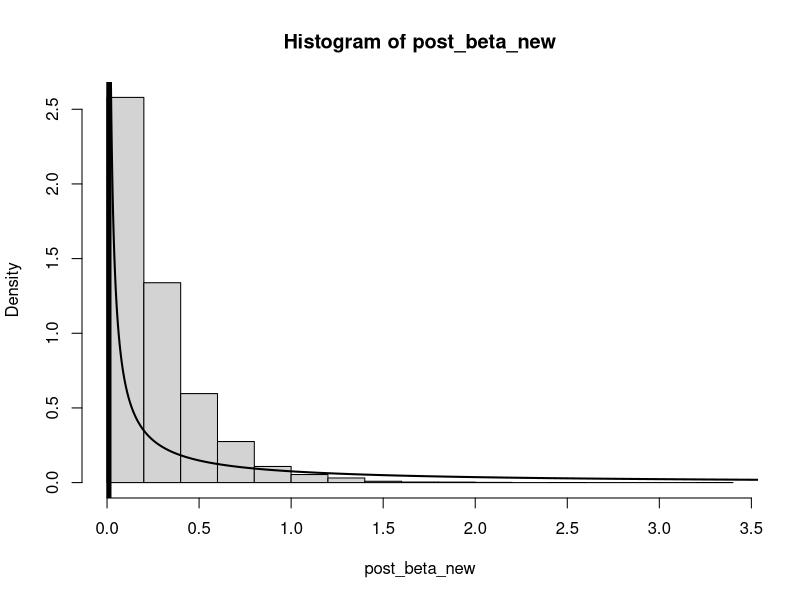
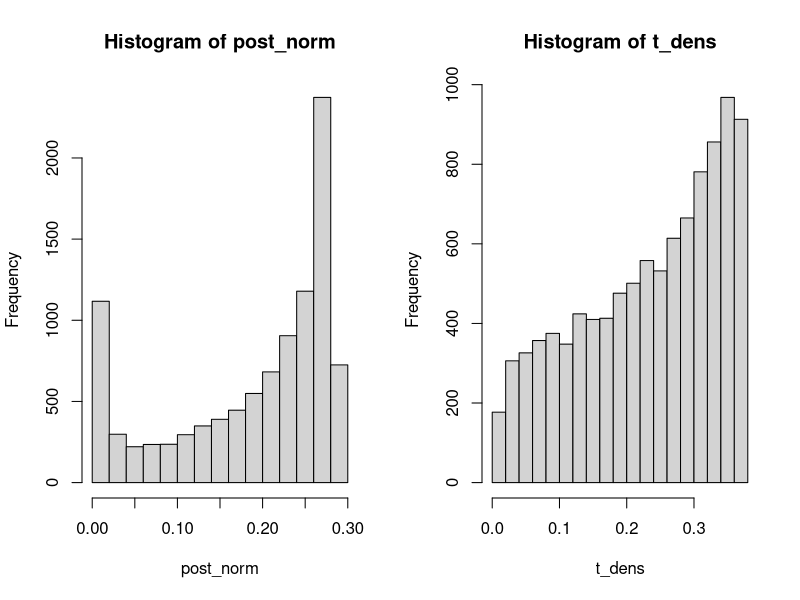

Source code (R) for these figures, in order:
## ---- chunk 1

########## Workspace Prep ##########



## Load in the necessaey packages

library(coda)

## ---- chunk 2

##### Part ii #####



### Unchanged code from Lecture



year = (1851:1962)
y = c(4, 5, 4, 1, 0, 4, 3, 4, 0, 6, 3, 3, 4, 0, 2, 6, 3, 3, 5, 4, 5, 3,
      1, 4, 4, 1, 5, 5, 3, 4, 2, 5, 2, 2, 3, 4, 2, 1, 3, 2, 2, 1, 1,
      1, 1, 3, 0, 0, 1, 0, 1, 1, 0, 0, 3, 1, 0, 3, 2, 2, 0, 1, 1, 1,
      0, 1, 0, 1, 0, 0, 0, 2, 1, 0, 0, 0, 1, 1, 0, 2, 3, 3, 1, 1, 2,
      1, 1, 1, 1, 2, 4, 2, 0, 0, 0, 1, 4, 0, 0, 0, 1, 0, 0, 0, 0, 0,
      1, 0, 0, 1, 0, 1)

n = length(y)

# Hyperparameters:
alpha = 0.5; beta = 0.01

# Pick some initial values:
k = ceiling(n/2) # midpoint is CP
lambda_1 = mean(y[1:k])
lambda_2 = mean(y[(k+1):n])

# Sample from the posterior distribution:
S = 10^4

# Storage:
post_lambda_1 = array(0, c(S, 1))
post_lambda_2 = array(0, c(S, 1))
post_k = array(0, c(S, 1));

for(s in 1:S){
    # Sample lambda_1:
    lambda_1 = rgamma(n = 1,
                      shape = alpha + sum(y[1:k]),
                      rate = beta + k)
    # Sample lambda_2:
    # NOTE: assuming k < n throughout!
    lambda_2 = rgamma(n = 1,
                      shape = alpha + sum(y[(k+1):n]),
                      rate = beta + (n-k))
    # Sample k:
    log_g = cumsum(y)*log(lambda_1/lambda_2) + (1:n)*(lambda_2 - lambda_1)
    #pm<-exp(log_g)/sum(exp(log_g)); k<-min((1:n)[runif(1)<cumsum(pm)])
    k = sample(1:n, 1, prob = exp(log_g))
    
    # Store:
    post_lambda_1[s] = lambda_1
    post_lambda_2[s] = lambda_2
    post_k[s] = k
}



### Edited code from lecture, factors in beta prior



# Hyperparameters:
alpha = 0.5; beta = 0.01

## Set the beta params

b_alpha <- 0.1
b_beta <- 0.1

# Pick some initial values:
k = ceiling(n/2) # midpoint is CP
lambda_1 = mean(y[1:k])
lambda_2 = mean(y[(k+1):n])

# Sample from the posterior distribution:
S = 10^4

# Storage:
post_lambda_1_new = array(0, c(S, 1))
post_lambda_2_new = array(0, c(S, 1))
post_k_new = array(0, c(S, 1))
post_beta_new = array(0, c(S, 1))

for(s in 1:S){
    
    # Sample lambda_1:
    lambda_1 = rgamma(n = 1,
                      shape = alpha + sum(y[1:k]),
                      rate = beta + k)
    # Sample lambda_2:
    # NOTE: assuming k < n throughout!
    lambda_2 = rgamma(n = 1,
                      shape = alpha + sum(y[(k+1):n]),
                      rate = beta + (n-k))
    # Sample k:
    log_g = cumsum(y)*log(lambda_1/lambda_2) + (1:n)*(lambda_2 - lambda_1)
    #pm<-exp(log_g)/sum(exp(log_g)); k<-min((1:n)[runif(1)<cumsum(pm)])
    k = sample(1:n, 1, prob = exp(log_g))
    
    # Sample beta:
    
    beta <- rgamma(n = 1,
                   shape = (2 * alpha) + b_alpha,
                   rate = lambda_1 + lambda_2 + b_beta)
    
    # Store:
    post_lambda_1_new[s] = lambda_1
    post_lambda_2_new[s] = lambda_2
    post_k_new[s] = k
    post_beta_new[s] = beta
}

## ---- chunk 3

##### Part iii #####



## Compute the HPD intervals for beta = 0.01

ci_lambda_1 <- as.vector(HPDinterval(as.mcmc(post_lambda_1), prob = 0.95)[1, 1:2])
ci_lambda_2 <- as.vector(HPDinterval(as.mcmc(post_lambda_2), prob = 0.95)[1, 1:2])
ci_k = as.vector(HPDinterval(as.mcmc(post_k + 1850), prob = 0.95)[1, 1:2])

cat("HPD Interval Lambda_1 with Beta = 0.01: ", "(", ci_lambda_1[1], ",", ci_lambda_1[2], ")")
cat("HPD Interval Lambda_2 with Beta = 0.01: ", "(", ci_lambda_2[1], ",", ci_lambda_2[2], ")")
cat("HPD Interval k + 1850 with Beta = 0.01: ", "(", ci_k[1], ",", ci_k[2], ")")

## Compute the HPD intervals for beta hyperprior

ci_lambda_1_new <- as.vector(HPDinterval(as.mcmc(post_lambda_1_new), prob = 0.95)[1, 1:2])
ci_lambda_2_new <- as.vector(HPDinterval(as.mcmc(post_lambda_2_new), prob = 0.95)[1, 1:2])
ci_k_new = as.vector(HPDinterval(as.mcmc(post_k_new + 1850), prob = 0.95)[1, 1:2])

cat("HPD Interval Lambda_1 with Beta Hyperprior: ", "(", ci_lambda_1_new[1], ",", ci_lambda_1_new[2], ")")
cat("HPD Interval Lambda_2 with Beta Hyperprior: ", "(", ci_lambda_2_new[1], ",", ci_lambda_2_new[2], ")")
cat("HPD Interval k + 1850 with Beta Hyperprior: ", "(", ci_k_new[1], ",", ci_k_new[2], ")")

## ---- chunk 4

##### Part iv #####



par(mfrow = c(1, 1))

hist(post_beta_new, freq = FALSE)
x <- rgamma(n = S, shape = b_alpha, rate = b_beta)
lines(sort(x), y = dgamma(sort(x), shape = b_alpha, rate = b_beta), lwd = 2)
abline(v = 0.01, lwd = 5)

## ---- chunk 5

##### Part ii #####



nu <- 4
S <- 10000

post_gamma <- numeric()

for (s in 1:S) {
    
    post_gamma[s] <- rgamma(n = 1, shape = (nu / 2), rate = (nu / 2))
    
}

post_norm <- dnorm(x = post_gamma, mean = 0, sd = sqrt(1 / post_gamma))

t_dens <- dt(x = post_gamma, df = nu)

par(mfrow = c(1, 2))

hist(post_norm)
hist(t_dens)

